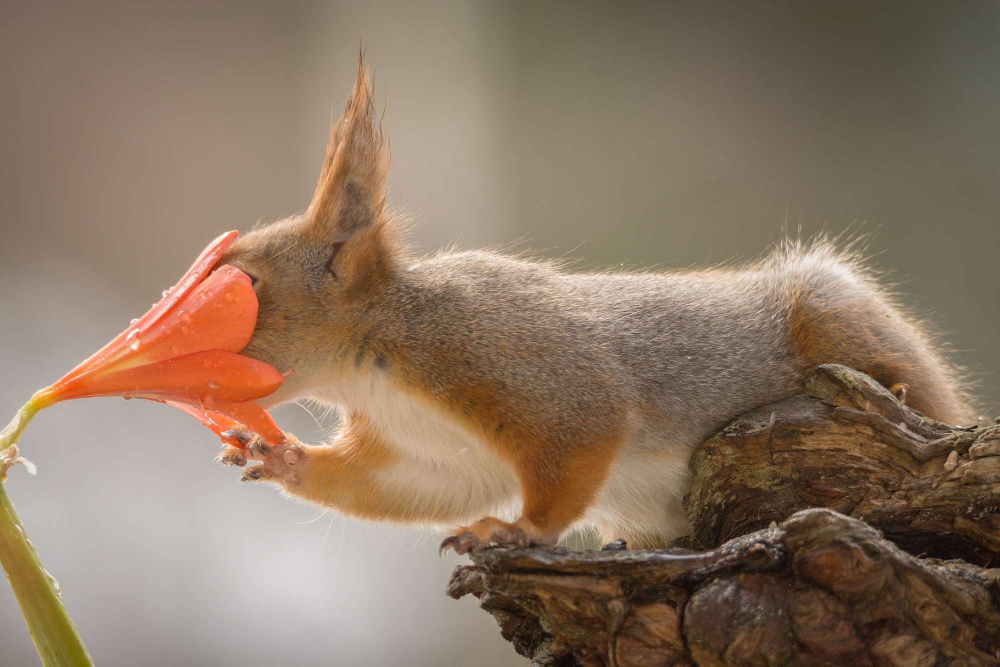
#> input picture opencv_tutorial/opencv_python_tutorials/Image_Processing/img/squirrel.jpg, 1999 x 1333 px (shown at 1/2 size)
$ python image_threshold.py
#> lines starting #> are read from the running program, lines starting #| are printed output that depends on the picture; after the words box and inside, x2 and y2 are one past the last pixel; in counts of white or black regions, pixels touching at a corner belong together
# -*- coding: utf-8 -*-
"""
Created on Thu Mar 28 16:42:42 2019

@author: jone
"""

#%% 기본 임계처리
import cv2
from matplotlib import pyplot as plt

img = cv2.imread('img/squirrel.jpg', 0)
#> img: shape (1333, 1999); min 0, max 255, mean 122.7

# 사이즈 조정
h, w = img.shape
#> h = 1333; w = 1999
r = 300/w
#> r = 0.15
dim = (int(r*w), int(r*h))
#> dim = (300, 200)
img_resize = cv2.resize(img, dim)
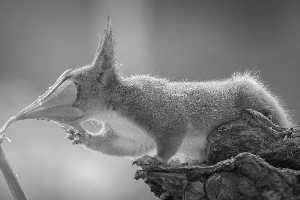
#> img_resize: shape (200, 300); min 9, max 253, mean 122.7

cv2.imshow('img', img_resize)
cv2.waitKey(0)
cv2.destroyAllWindows()


ret, thresh1 = cv2.threshold(img,127,255, cv2.THRESH_BINARY)
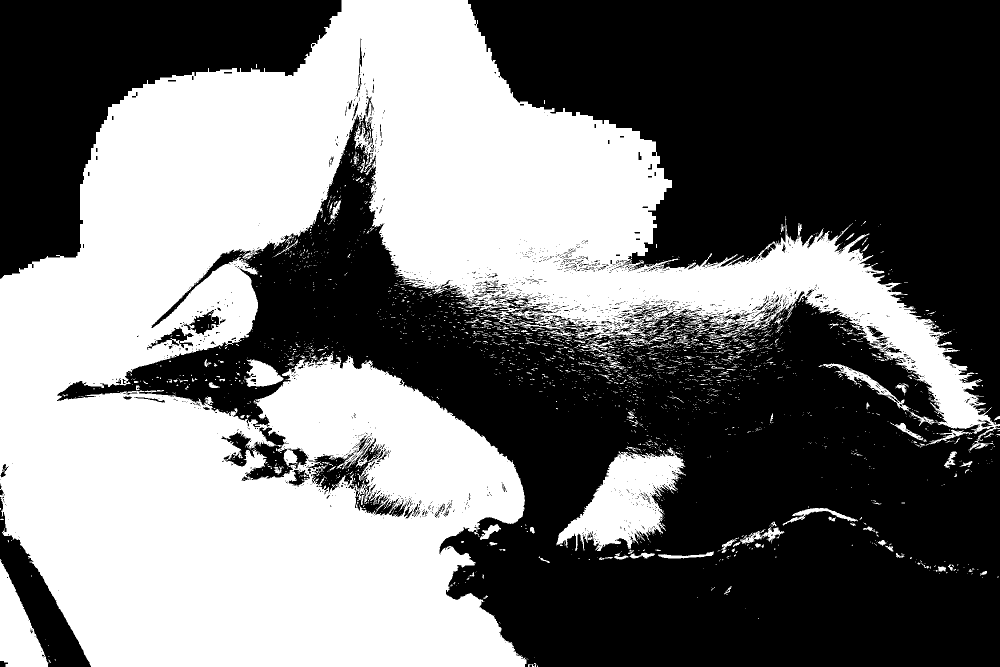
#> thresh1: shape (1333, 1999) (shown at 1/2 size); 45.1% white; 2724 white regions (2507 under 20 px), largest, box (x1, y1, x2, y2) and area: (0, 0, 1999, 1333) 1136975, (1112, 896, 1372, 1102) 25869, (0, 1118, 97, 1333) 10861
ret, thresh2 = cv2.threshold(img,127,255, cv2.THRESH_BINARY_INV)
ret, thresh3 = cv2.threshold(img,127,255, cv2.THRESH_TRUNC)
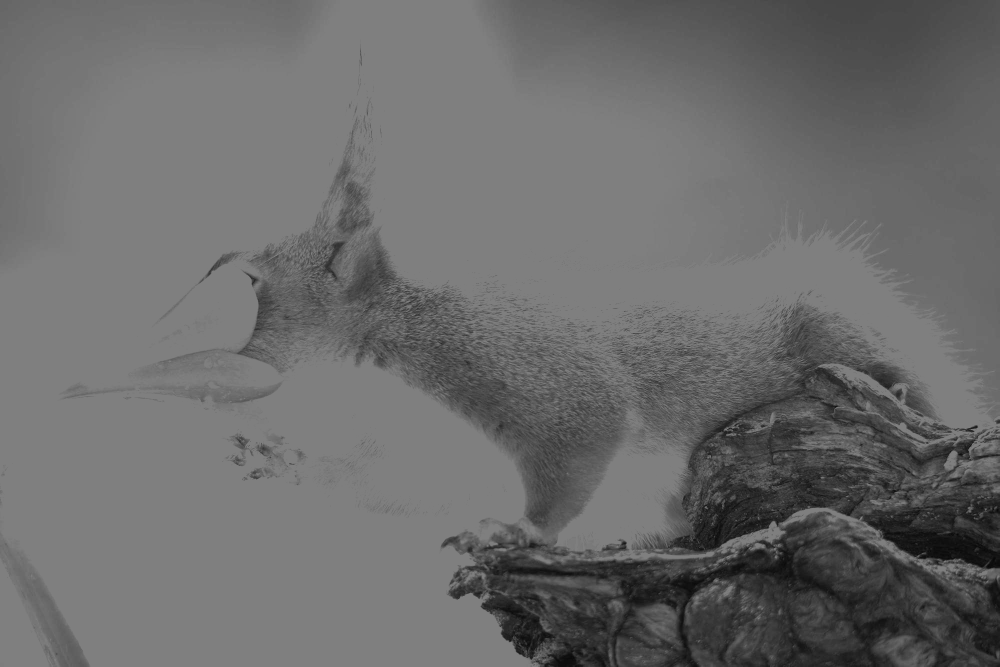
#> thresh3: shape (1333, 1999) (shown at 1/2 size); min 0, max 127, mean 107.2
ret, thresh4 = cv2.threshold(img,127,255, cv2.THRESH_TOZERO)
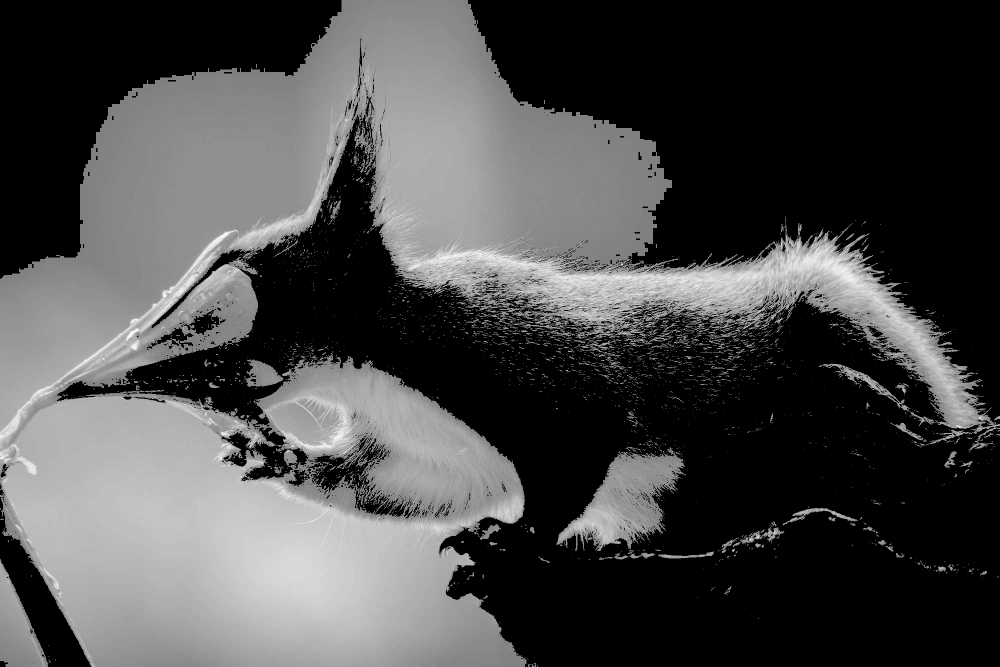
#> thresh4: shape (1333, 1999) (shown at 1/2 size); min 0, max 255, mean 72.8
ret, thresh5 = cv2.threshold(img,127,255, cv2.THRESH_TOZERO_INV)
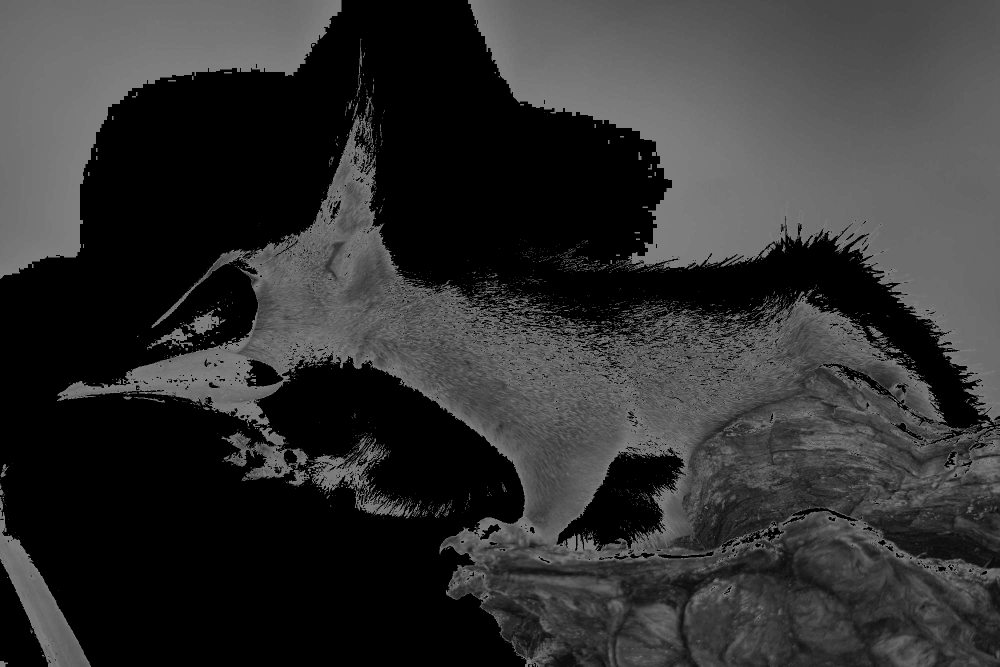
#> thresh5: shape (1333, 1999) (shown at 1/2 size); min 0, max 127, mean 49.9

titles =['Original','BINARY','BINARY_INV','TRUNC','TOZERO','TOZERO_INV']
images = [img,thresh1,thresh2,thresh3,thresh4,thresh5]

for i in range(6):
    plt.subplot(2, 3, i+1), plt.imshow(images[i], 'gray')
    plt.title(titles[i])
    plt.xticks([]),plt.yticks([])

plt.show()

#%% 적응 임계처리
import cv2
from matplotlib import pyplot as plt

img = cv2.imread('img/squirrel.jpg', 0)
# img = cv2.medianBlur(img, 5)

ret, th1 = cv2.threshold(img, 127, 255, cv2.THRESH_BINARY)

th2 = cv2.adaptiveThreshold(img, 255, cv2.ADAPTIVE_THRESH_MEAN_C, cv2.THRESH_BINARY, 15, 2)
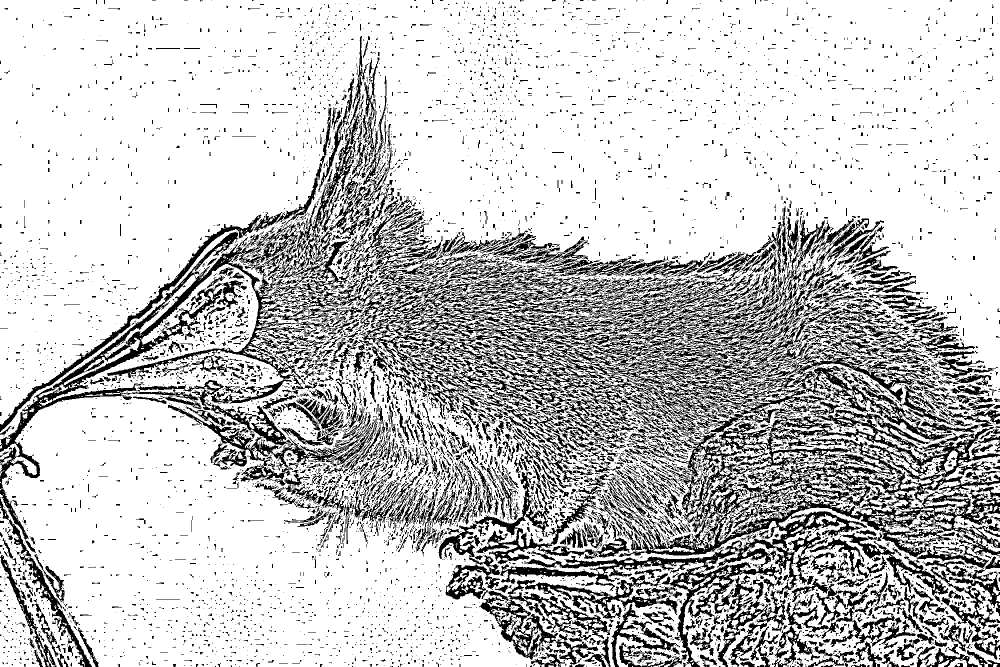
#> th2: shape (1333, 1999) (shown at 1/2 size); 77.3% white; 9532 black regions (7774 under 20 px), largest, box (x1, y1, x2, y2) and area: (0, 72, 1999, 1333) 246897, (336, 809, 750, 972) 12038, (949, 930, 1260, 1129) 10433
th3 = cv2.adaptiveThreshold(img, 255, cv2.ADAPTIVE_THRESH_GAUSSIAN_C, cv2.THRESH_BINARY, 15, 2)
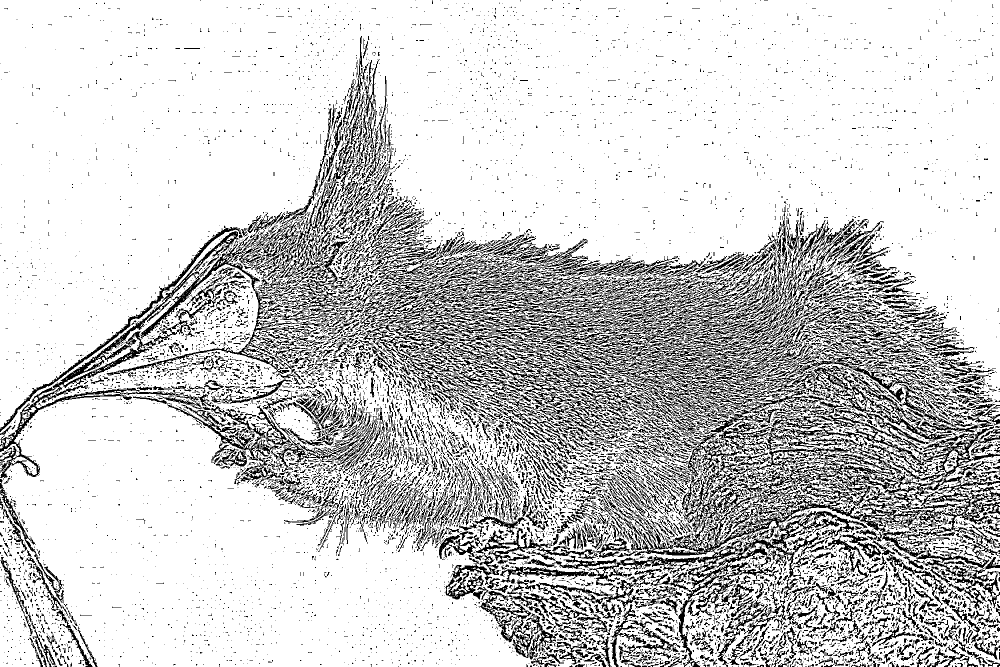
#> th3: shape (1333, 1999) (shown at 1/2 size); 79.9% white; black in thin lines or dots

titles = ['Original', 'Global', 'Mean', 'Gaussian']

images = [img, th1, th2, th3]

for i in range(4):
    plt.subplot(2, 2, i+1), plt.imshow(images[i], 'gray')
    plt.title(titles[i])
    plt.xticks([]), plt.yticks([])

plt.show()

$ run again, with opencv_tutorial/opencv_python_tutorials/Image_Processing/img/2d_histogram.jpg copied over opencv_tutorial/opencv_python_tutorials/Image_Processing/img/squirrel.jpg
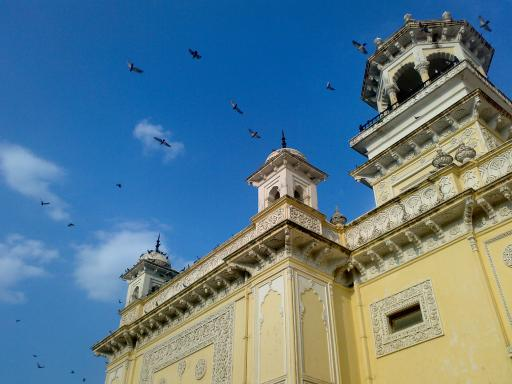
#> input picture opencv_tutorial/opencv_python_tutorials/Image_Processing/img/2d_histogram.jpg, 512 x 384 px
#> `ret, thresh1 = cv2.threshold(img,127,255, cv2.THRESH_BINARY)`:
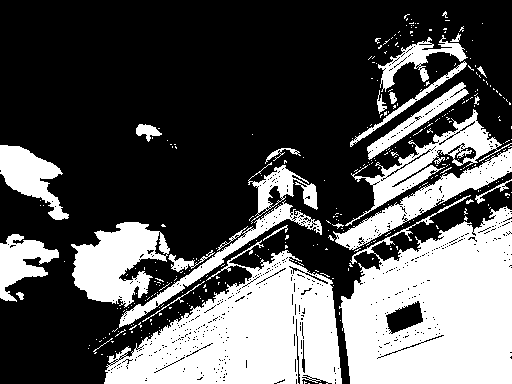
#> thresh1: shape (384, 512); 34.5% white; 342 white regions (315 under 20 px), largest, box (x1, y1, x2, y2) and area: (339, 195, 512, 384) 22838, (104, 240, 342, 384) 18663, (71, 222, 170, 308) 4941
#> th2: shape (384, 512); 73.9% white; 1578 black regions (1470 under 20 px), largest, box (x1, y1, x2, y2) and area: (63, 4, 512, 384) 26445, (242, 264, 337, 384) 1655, (0, 226, 84, 274) 1376
#> `th3 = cv2.adaptiveThreshold(img, 255, cv2.ADAPTIVE_THRESH_GAUSSIAN_C, ..`:
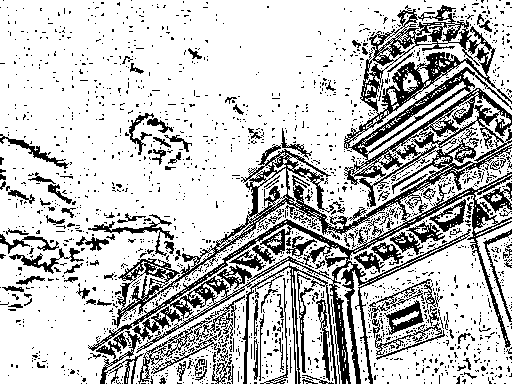
#> th3: shape (384, 512); 76.7% white; black in thin lines or dots

$ run again, with opencv_tutorial/opencv_python_tutorials/Image_Processing/img/apple.jpg copied over opencv_tutorial/opencv_python_tutorials/Image_Processing/img/squirrel.jpg
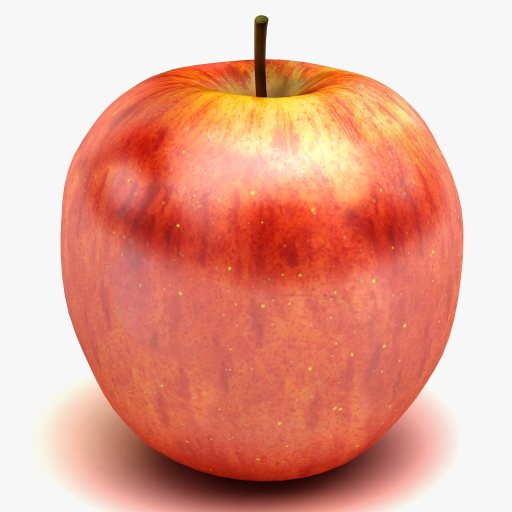
#> input picture opencv_tutorial/opencv_python_tutorials/Image_Processing/img/apple.jpg, 1024 x 1024 px (shown at 1/2 size)
#> `ret, thresh1 = cv2.threshold(img,127,255, cv2.THRESH_BINARY)`:
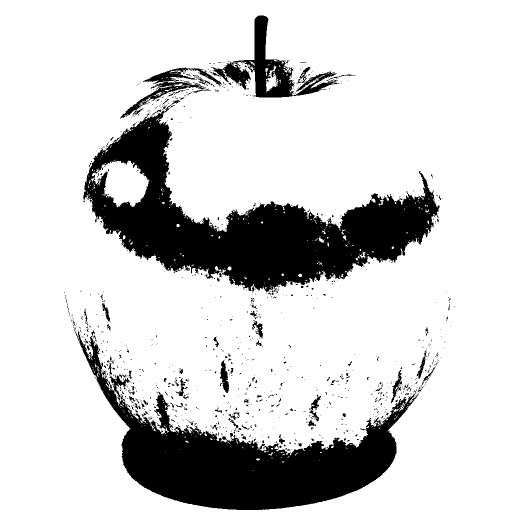
#> thresh1: shape (1024, 1024) (shown at 1/2 size); 82% white; 1020 black regions (939 under 20 px), largest, box (x1, y1, x2, y2) and area: (166, 199, 879, 590) 92621, (148, 656, 838, 1020) 73140, (419, 31, 678, 195) 10032
#> th2: shape (1024, 1024); 79% white; 6532 black regions (5226 under 20 px), largest, box (x1, y1, x2, y2) and area: (121, 30, 927, 970) 42020, (733, 228, 849, 523) 3501, (442, 373, 495, 573) 2320
#> `th3 = cv2.adaptiveThreshold(img, 255, cv2.ADAPTIVE_THRESH_GAUSSIAN_C, ..`:
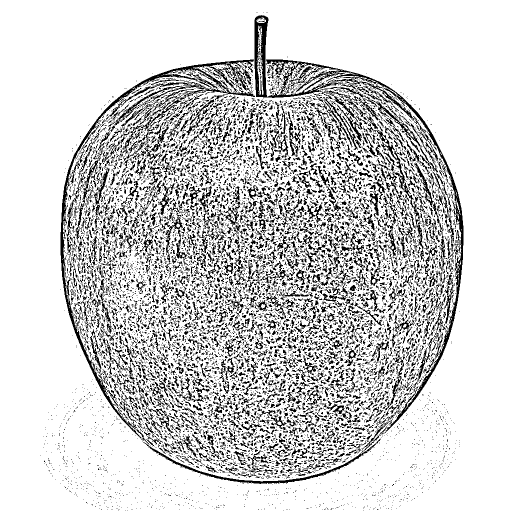
#> th3: shape (1024, 1024) (shown at 1/2 size); 81.6% white; black in thin lines or dots, all inside (x1, y1, x2, y2) = (80, 24, 927, 1022)
